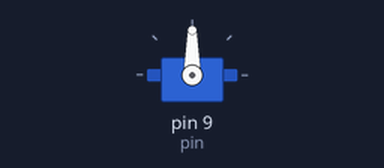
This sketch was run on a simulated Arduino Uno, built with avr-gcc and run on an emulated ATmega328P. On the bench: servo. What the sketch prints to the serial monitor is not drawn.

Above: at 0.05 s.
At 1.05 s:
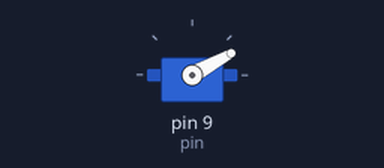
At 1.4 s:
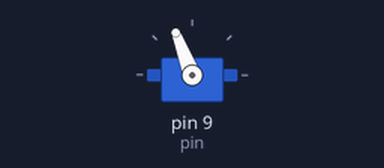
At 1.75 s:
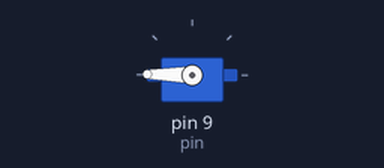
Timing chart, 0 to 4.0 s (numbered marks = the images above):
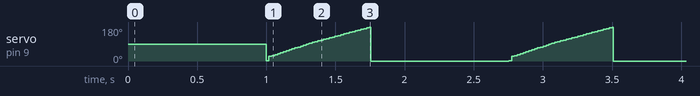

The sketch:

servomotor-180.ino
```cpp
/*
 * Servomotor 180 degree
 *
 * Sample code to control a servo motor 180 degrees.
 */

#include <Servo.h>

int pin = 9;
int pos = 0;

Servo servo;

void setup() {
  Serial.begin (9600);
  servo.attach(pin);
}

void loop() {
  if (pos == 0) {
    delay(1000);
  }
  pos = (pos+1) % 180;
  servo.write(pos);
  Serial.println(pos);
}
```
